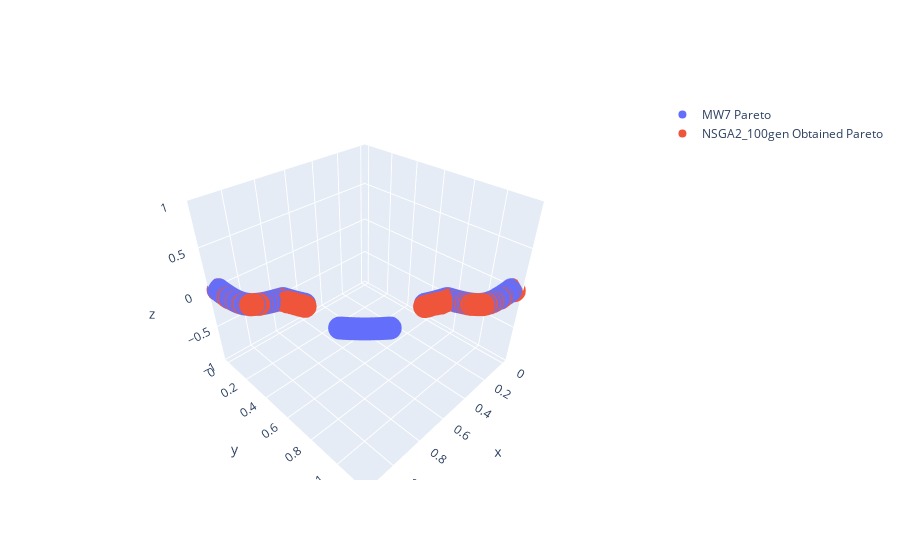

This figure's notebook cell:
### Code cell
plot_pareto_front_3d(pareto_front, obtained_results, 'NSGA2_100gen', 'MW7')
